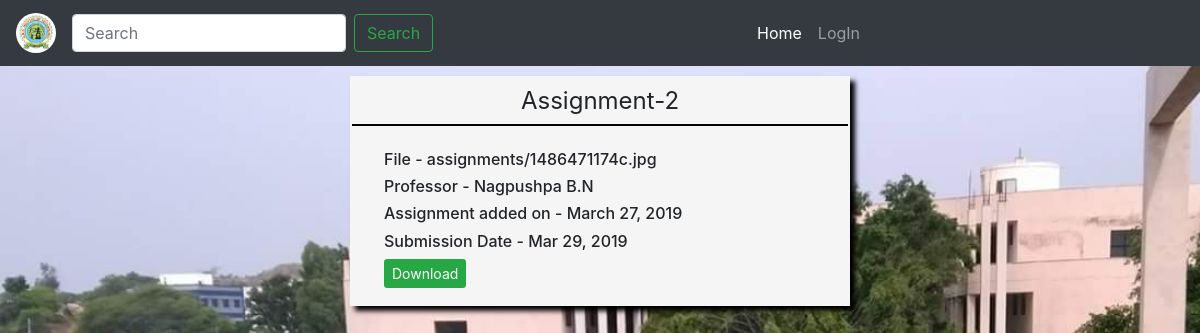
The page / on the database its author committed.
### college/models.py (models this page shows, shortened)
class Assignments(models.Model):
    title = models.CharField(max_length=160, null=False, blank=False)
    assignment = models.FileField(upload_to='assignments/')
    professor = models.ForeignKey(Professor, on_delete=models.CASCADE)
    date = models.DateTimeField(default=timezone.now)
    deadline = models.TextField(max_length=14)
    def __str__(self):
        return ("{} ").format(self.assignment)

class Professor(models.Model):
    name = models.ForeignKey(User, on_delete=models.CASCADE)

### college/views.py (the view)
# urls.py: path('', views.index, name='index'),
def index(request):
    a = Assignments.objects.all().order_by('-id')
    context = {
        'a': a,
    }
    return render(request, 'college/index.html', context)

### college/templates/college/index.html (shortened to what this page needs)
{% extends 'college/base.html' %}
{% block content %}
    {% for assign in a %}
        <div class="assignment-disp mb-4">
            <legend class="professor-rate ">{{ assign.title }}</legend>
            <div class="container ml-3  p-3">
                <h6>File - {{ assign }}</h6>
                <h6>Professor - {{ assign.professor.name.first_name }} {{ assign.professor.name.last_name }}</h6>
                <h6>Assignment added on - {{ assign.date.date }}</h6>
                <h6>Submission Date - {{ assign.deadline }}</h6>
                <a type="button" href="{{ assign.assignment.url }}" class="btn-sm btn-success">Download
                </a>
            </div>
        </div>
    {% endfor %}
{% endblock %}

### college/static/college/basic.css (style rules this page uses)
body { background: url("1496123965FB_IMG_1495358397826.jpg") no-repeat fixed; background-size: 1400px; }
.professor-rate { border-bottom: 2px solid black; padding: 5px; text-align: center; }
.assignment-disp { margin-top: 10px; width: 500px; margin-left: 350px; border: 2px solid whitesmoke; background: whitesmoke; box-shadow: 5px 5px 5px black; }

### rows shown on the page
Assignments: title "Assignment-2", assignment "assignments/1486471174c.jpg", professor.name.first_name "Nagpushpa", professor.name.last_name "B.N", date "March 27, 2019", deadline "Mar 29, 2019"
